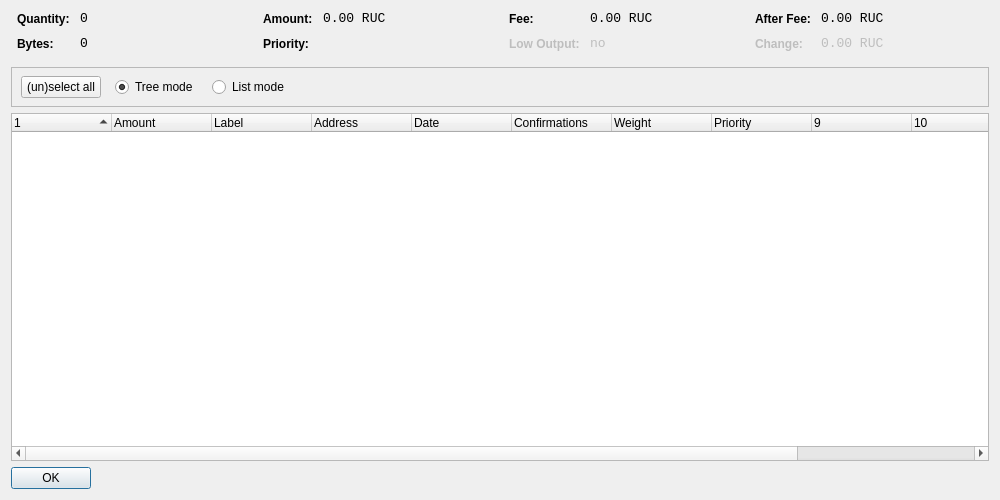
<?xml version="1.0" encoding="UTF-8"?>
<ui version="4.0">
 <class>CoinControlDialog</class>
 <widget class="QWidget" name="CoinControlDialog">
  <property name="geometry">
   <rect>
    <x>0</x>
    <y>0</y>
    <width>1000</width>
    <height>500</height>
   </rect>
  </property>
  <property name="windowTitle">
   <string>Coin Control</string>
  </property>
  <layout class="QVBoxLayout" name="verticalLayout">
   <item>
    <layout class="QHBoxLayout" name="horizontalLayoutTop" stretch="0,0,0,0">
     <property name="topMargin">
      <number>0</number>
     </property>
     <property name="bottomMargin">
      <number>10</number>
     </property>
     <item>
      <layout class="QFormLayout" name="formLayoutCoinControl1">
       <property name="horizontalSpacing">
        <number>10</number>
       </property>
       <property name="verticalSpacing">
        <number>10</number>
       </property>
       <property name="leftMargin">
        <number>6</number>
       </property>
       <property name="rightMargin">
        <number>6</number>
       </property>
       <item row="0" column="0">
        <widget class="QLabel" name="labelCoinControlQuantityText">
         <property name="styleSheet">
          <string notr="true">font-weight:bold;</string>
         </property>
         <property name="text">
          <string>Quantity:</string>
         </property>
        </widget>
       </item>
       <item row="0" column="1">
        <widget class="QLabel" name="labelCoinControlQuantity">
         <property name="font">
          <font>
           <family>Monospace</family>
           <pointsize>10</pointsize>
          </font>
         </property>
         <property name="cursor">
          <cursorShape>IBeamCursor</cursorShape>
         </property>
         <property name="contextMenuPolicy">
          <enum>Qt::ActionsContextMenu</enum>
         </property>
         <property name="text">
          <string notr="true">0</string>
         </property>
         <property name="textInteractionFlags">
          <set>Qt::LinksAccessibleByMouse|Qt::TextSelectableByKeyboard|Qt::TextSelectableByMouse</set>
         </property>
        </widget>
       </item>
       <item row="1" column="0">
        <widget class="QLabel" name="labelCoinControlBytesText">
         <property name="styleSheet">
          <string notr="true">font-weight:bold;</string>
         </property>
         <property name="text">
          <string>Bytes:</string>
         </property>
        </widget>
       </item>
       <item row="1" column="1">
        <widget class="QLabel" name="labelCoinControlBytes">
         <property name="font">
          <font>
           <family>Monospace</family>
           <pointsize>10</pointsize>
          </font>
         </property>
         <property name="cursor">
          <cursorShape>IBeamCursor</cursorShape>
         </property>
         <property name="contextMenuPolicy">
          <enum>Qt::ActionsContextMenu</enum>
         </property>
         <property name="text">
          <string notr="true">0</string>
         </property>
         <property name="textInteractionFlags">
          <set>Qt::LinksAccessibleByMouse|Qt::TextSelectableByKeyboard|Qt::TextSelectableByMouse</set>
         </property>
        </widget>
       </item>
      </layout>
     </item>
     <item>
      <layout class="QFormLayout" name="formLayoutCoinControl2">
       <property name="horizontalSpacing">
        <number>10</number>
       </property>
       <property name="verticalSpacing">
        <number>10</number>
       </property>
       <property name="leftMargin">
        <number>6</number>
       </property>
       <property name="rightMargin">
        <number>6</number>
       </property>
       <item row="0" column="0">
        <widget class="QLabel" name="labelCoinControlAmountText">
         <property name="styleSheet">
          <string notr="true">font-weight:bold;</string>
         </property>
         <property name="text">
          <string>Amount:</string>
         </property>
        </widget>
       </item>
       <item row="0" column="1">
        <widget class="QLabel" name="labelCoinControlAmount">
         <property name="font">
          <font>
           <family>Monospace</family>
           <pointsize>10</pointsize>
          </font>
         </property>
         <property name="cursor">
          <cursorShape>IBeamCursor</cursorShape>
         </property>
         <property name="contextMenuPolicy">
          <enum>Qt::ActionsContextMenu</enum>
         </property>
         <property name="text">
          <string notr="true">0.00 RUC</string>
         </property>
         <property name="textInteractionFlags">
          <set>Qt::LinksAccessibleByMouse|Qt::TextSelectableByKeyboard|Qt::TextSelectableByMouse</set>
         </property>
        </widget>
       </item>
       <item row="1" column="0">
        <widget class="QLabel" name="labelCoinControlPriorityText">
         <property name="styleSheet">
          <string notr="true">font-weight:bold;</string>
         </property>
         <property name="text">
          <string>Priority:</string>
         </property>
        </widget>
       </item>
       <item row="1" column="1">
        <widget class="QLabel" name="labelCoinControlPriority">
         <property name="font">
          <font>
           <family>Monospace</family>
           <pointsize>10</pointsize>
          </font>
         </property>
         <property name="cursor">
          <cursorShape>IBeamCursor</cursorShape>
         </property>
         <property name="contextMenuPolicy">
          <enum>Qt::ActionsContextMenu</enum>
         </property>
         <property name="text">
          <string/>
         </property>
         <property name="textInteractionFlags">
          <set>Qt::LinksAccessibleByMouse|Qt::TextSelectableByKeyboard|Qt::TextSelectableByMouse</set>
         </property>
        </widget>
       </item>
      </layout>
     </item>
     <item>
      <layout class="QFormLayout" name="formLayoutCoinControl3">
       <property name="horizontalSpacing">
        <number>10</number>
       </property>
       <property name="verticalSpacing">
        <number>10</number>
       </property>
       <property name="leftMargin">
        <number>6</number>
       </property>
       <property name="rightMargin">
        <number>6</number>
       </property>
       <item row="0" column="0">
        <widget class="QLabel" name="labelCoinControlFeeText">
         <property name="styleSheet">
          <string notr="true">font-weight:bold;</string>
         </property>
         <property name="text">
          <string>Fee:</string>
         </property>
        </widget>
       </item>
       <item row="0" column="1">
        <widget class="QLabel" name="labelCoinControlFee">
         <property name="font">
          <font>
           <family>Monospace</family>
           <pointsize>10</pointsize>
          </font>
         </property>
         <property name="cursor">
          <cursorShape>IBeamCursor</cursorShape>
         </property>
         <property name="contextMenuPolicy">
          <enum>Qt::ActionsContextMenu</enum>
         </property>
         <property name="text">
          <string notr="true">0.00 RUC</string>
         </property>
         <property name="textInteractionFlags">
          <set>Qt::LinksAccessibleByMouse|Qt::TextSelectableByKeyboard|Qt::TextSelectableByMouse</set>
         </property>
        </widget>
       </item>
       <item row="1" column="0">
        <widget class="QLabel" name="labelCoinControlLowOutputText">
         <property name="enabled">
          <bool>false</bool>
         </property>
         <property name="styleSheet">
          <string notr="true">font-weight:bold;</string>
         </property>
         <property name="text">
          <string>Low Output:</string>
         </property>
        </widget>
       </item>
       <item row="1" column="1">
        <widget class="QLabel" name="labelCoinControlLowOutput">
         <property name="enabled">
          <bool>false</bool>
         </property>
         <property name="font">
          <font>
           <family>Monospace</family>
           <pointsize>10</pointsize>
          </font>
         </property>
         <property name="cursor">
          <cursorShape>IBeamCursor</cursorShape>
         </property>
         <property name="contextMenuPolicy">
          <enum>Qt::ActionsContextMenu</enum>
         </property>
         <property name="text">
          <string>no</string>
         </property>
         <property name="textInteractionFlags">
          <set>Qt::LinksAccessibleByMouse|Qt::TextSelectableByKeyboard|Qt::TextSelectableByMouse</set>
         </property>
        </widget>
       </item>
      </layout>
     </item>
     <item>
      <layout class="QFormLayout" name="formLayoutCoinControl4">
       <property name="horizontalSpacing">
        <number>10</number>
       </property>
       <property name="verticalSpacing">
        <number>10</number>
       </property>
       <property name="leftMargin">
        <number>6</number>
       </property>
       <property name="rightMargin">
        <number>6</number>
       </property>
       <item row="0" column="0">
        <widget class="QLabel" name="labelCoinControlAfterFeeText">
         <property name="styleSheet">
          <string notr="true">font-weight:bold;</string>
         </property>
         <property name="text">
          <string>After Fee:</string>
         </property>
        </widget>
       </item>
       <item row="0" column="1">
        <widget class="QLabel" name="labelCoinControlAfterFee">
         <property name="font">
          <font>
           <family>Monospace</family>
           <pointsize>10</pointsize>
          </font>
         </property>
         <property name="cursor">
          <cursorShape>IBeamCursor</cursorShape>
         </property>
         <property name="contextMenuPolicy">
          <enum>Qt::ActionsContextMenu</enum>
         </property>
         <property name="text">
          <string notr="true">0.00 RUC</string>
         </property>
         <property name="textInteractionFlags">
          <set>Qt::LinksAccessibleByMouse|Qt::TextSelectableByKeyboard|Qt::TextSelectableByMouse</set>
         </property>
        </widget>
       </item>
       <item row="1" column="0">
        <widget class="QLabel" name="labelCoinControlChangeText">
         <property name="enabled">
          <bool>false</bool>
         </property>
         <property name="styleSheet">
          <string notr="true">font-weight:bold;</string>
         </property>
         <property name="text">
          <string>Change:</string>
         </property>
        </widget>
       </item>
       <item row="1" column="1">
        <widget class="QLabel" name="labelCoinControlChange">
         <property name="enabled">
          <bool>false</bool>
         </property>
         <property name="font">
          <font>
           <family>Monospace</family>
           <pointsize>10</pointsize>
          </font>
         </property>
         <property name="cursor">
          <cursorShape>IBeamCursor</cursorShape>
         </property>
         <property name="contextMenuPolicy">
          <enum>Qt::ActionsContextMenu</enum>
         </property>
         <property name="text">
          <string notr="true">0.00 RUC</string>
         </property>
         <property name="textInteractionFlags">
          <set>Qt::LinksAccessibleByMouse|Qt::TextSelectableByKeyboard|Qt::TextSelectableByMouse</set>
         </property>
        </widget>
       </item>
      </layout>
     </item>
    </layout>
   </item>
   <item>
    <widget class="QFrame" name="frame">
     <property name="minimumSize">
      <size>
       <width>0</width>
       <height>40</height>
      </size>
     </property>
     <property name="frameShape">
      <enum>QFrame::StyledPanel</enum>
     </property>
     <property name="frameShadow">
      <enum>QFrame::Sunken</enum>
     </property>
     <widget class="QWidget" name="horizontalLayoutWidget">
      <property name="geometry">
       <rect>
        <x>10</x>
        <y>0</y>
        <width>781</width>
        <height>41</height>
       </rect>
      </property>
      <layout class="QHBoxLayout" name="horizontalLayoutPanel" stretch="0,0,0,0">
       <property name="spacing">
        <number>14</number>
       </property>
       <item>
        <widget class="QPushButton" name="pushButtonSelectAll">
         <property name="sizePolicy">
          <sizepolicy hsizetype="Maximum" vsizetype="Fixed">
           <horstretch>0</horstretch>
           <verstretch>0</verstretch>
          </sizepolicy>
         </property>
         <property name="text">
          <string>(un)select all</string>
         </property>
        </widget>
       </item>
       <item>
        <widget class="QRadioButton" name="radioTreeMode">
         <property name="sizePolicy">
          <sizepolicy hsizetype="Maximum" vsizetype="Fixed">
           <horstretch>0</horstretch>
           <verstretch>0</verstretch>
          </sizepolicy>
         </property>
         <property name="text">
          <string>Tree mode</string>
         </property>
         <property name="checked">
          <bool>true</bool>
         </property>
        </widget>
       </item>
       <item>
        <widget class="QRadioButton" name="radioListMode">
         <property name="sizePolicy">
          <sizepolicy hsizetype="Maximum" vsizetype="Fixed">
           <horstretch>0</horstretch>
           <verstretch>0</verstretch>
          </sizepolicy>
         </property>
         <property name="text">
          <string>List mode</string>
         </property>
        </widget>
       </item>
       <item>
        <spacer name="horizontalSpacer">
         <property name="orientation">
          <enum>Qt::Horizontal</enum>
         </property>
         <property name="sizeHint" stdset="0">
          <size>
           <width>40</width>
           <height>20</height>
          </size>
         </property>
        </spacer>
       </item>
      </layout>
     </widget>
    </widget>
   </item>
   <item>
    <widget class="CoinControlTreeWidget" name="treeWidget">
     <property name="contextMenuPolicy">
      <enum>Qt::CustomContextMenu</enum>
     </property>
     <property name="sortingEnabled">
      <bool>false</bool>
     </property>
     <property name="columnCount">
      <number>12</number>
     </property>
     <attribute name="headerShowSortIndicator" stdset="0">
      <bool>true</bool>
     </attribute>
     <attribute name="headerStretchLastSection">
      <bool>false</bool>
     </attribute>
     <column>
      <property name="text">
       <string/>
      </property>
     </column>
     <column>
      <property name="text">
       <string>Amount</string>
      </property>
     </column>
     <column>
      <property name="text">
       <string>Label</string>
      </property>
     </column>
     <column>
      <property name="text">
       <string>Address</string>
      </property>
     </column>
     <column>
      <property name="text">
       <string>Date</string>
      </property>
     </column>
     <column>
      <property name="text">
       <string>Confirmations</string>
      </property>
      <property name="toolTip">
       <string>Confirmed</string>
      </property>
     </column>
     <column>
      <property name="text">
       <string>Weight</string>
      </property>
     </column>
     <column>
      <property name="text">
       <string>Priority</string>
      </property>
     </column>
     <column>
      <property name="text">
       <string/>
      </property>
     </column>
     <column>
      <property name="text">
       <string/>
      </property>
     </column>
     <column>
      <property name="text">
       <string/>
      </property>
     </column>
     <column>
      <property name="text">
       <string/>
      </property>
     </column>
    </widget>
   </item>
   <item>
    <widget class="QDialogButtonBox" name="buttonBox">
     <property name="sizePolicy">
      <sizepolicy hsizetype="Maximum" vsizetype="Fixed">
       <horstretch>0</horstretch>
       <verstretch>0</verstretch>
      </sizepolicy>
     </property>
     <property name="orientation">
      <enum>Qt::Horizontal</enum>
     </property>
     <property name="standardButtons">
      <set>QDialogButtonBox::Ok</set>
     </property>
    </widget>
   </item>
  </layout>
 </widget>
 <customwidgets>
  <customwidget>
   <class>CoinControlTreeWidget</class>
   <extends>QTreeWidget</extends>
   <header>coincontroltreewidget.h</header>
  </customwidget>
 </customwidgets>
 <resources/>
 <connections/>
</ui>
